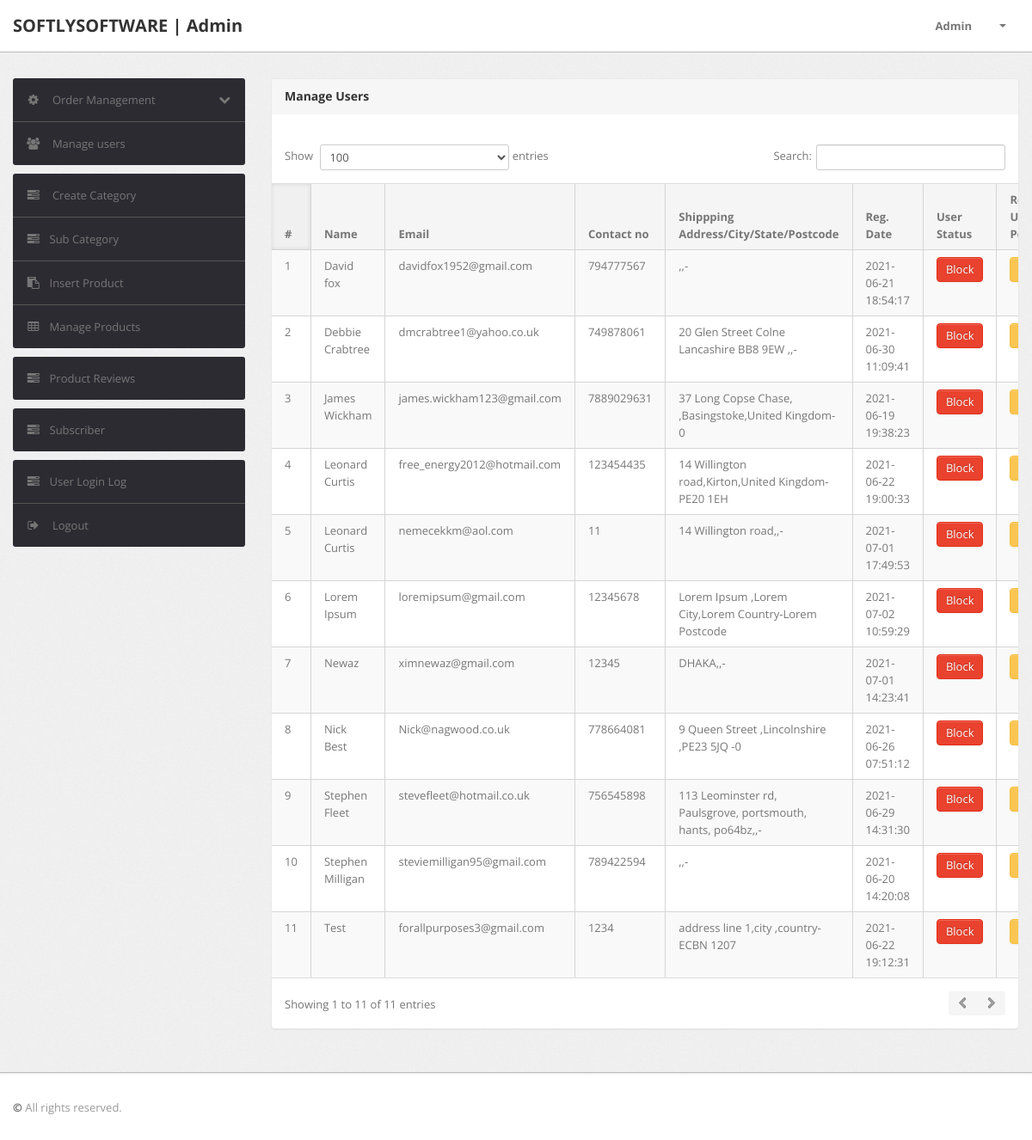
The page /admin/manage-users.php (signed in) on the database its author committed.
### tables this page shows
CREATE TABLE `users` (
  `id` int(11) NOT NULL,
  `name` varchar(255) DEFAULT NULL,
  `email` varchar(255) DEFAULT NULL,
  `contactno` bigint(11) DEFAULT NULL,
  `password` varchar(255) DEFAULT NULL,
  `shippingAddress` longtext DEFAULT NULL,
  `shippingState` varchar(255) DEFAULT NULL,
  `shippingCity` varchar(255) DEFAULT NULL,
  `shippingPincode` varchar(255) DEFAULT NULL,
  `billingAddress` longtext DEFAULT NULL,
  `billingState` varchar(255) DEFAULT NULL,
  `billingCity` varchar(255) DEFAULT NULL,
  `billingPincode` int(11) DEFAULT NULL,
  `regDate` timestamp NOT NULL DEFAULT current_timestamp(),
  `updationDate` varchar(255) DEFAULT NULL,
  `address_line2` varchar(255) DEFAULT NULL,
  `user_status` int(10) DEFAULT NULL,
  `token` varchar(255) DEFAULT NULL
);

### admin/manage-users.php (the view, shortened to what this page needs)
<?php
include('include/config.php');
if (strlen($_SESSION['alogin']) == 0) {
	header('location:index.php');
} else {
?>
	<!DOCTYPE html>
	<html lang="en">
	<head>
		<link type="text/css" href="bootstrap/css/bootstrap.min.css" rel="stylesheet">
		<link type="text/css" href="bootstrap/css/bootstrap-responsive.min.css" rel="stylesheet">
		<link type="text/css" href="css/theme.css" rel="stylesheet">
		<link type="text/css" href="images/icons/css/font-awesome.css" rel="stylesheet">
	</head>
	<body>
		<?php include('include/header.php'); ?>
		<div class="wrapper">
			<div class="container">
				<div class="row">
					<?php include('include/sidebar.php'); ?>
					<div class="span9">
						<div class="content">
							<div class="module">
								<div class="module-head">
									<h3>Manage Users</h3>
								</div>
								<div class="module-body table">
									<br />
									<table cellpadding="0" cellspacing="0" border="0" class="datatable-1 table table-bordered table-striped	 display" width="100%">
										<thead>
											<tr>
												<th>#</th>
												<th> Name</th>
												<th>Email </th>
												<th>Contact no</th>
												<th>Shippping Address/City/State/Postcode </th>
												<th>Reg. Date </th>
												<th>User Status</th>
												<th>Remove User Permanently</th>
											</tr>
										</thead>
										<tbody>
											<?php $query = mysqli_query($con, "select * from users ORDER BY name ASC");
											$cnt = 1;
											while ($row = mysqli_fetch_array($query)) {
											?>
												<tr>
													<td><?php echo htmlentities($cnt); ?></td>
													<td><?php echo htmlentities($row['name']); ?></td>
													<td><?php echo htmlentities($row['email']); ?></td>
													<td> <?php echo htmlentities($row['contactno']); ?></td>
													<td><?php echo htmlentities($row['shippingAddress'] . "," . $row['shippingCity'] . "," . $row['shippingState'] . "-" . $row['shippingPincode']); ?></td>
													<td><?php echo htmlentities($row['regDate']); ?></td>
													<td>
														<?php if ($row['user_status'] == '1') { ?>
															<a href="notap_user.php?id=<?php echo $row['id']; ?>" class="btn btn-primary">UnBlock</a>
														<?php  } else { ?>
															<a href="ap_user.php?id=<?php echo $row['id']; ?>" class="btn btn-danger">Block</a>
														<?php } ?>
													</td>
													<td>
														<a href="manage-users.php?id=<?php echo $row['id'] ?>&del=delete" onClick="return confirm('Are you sure you want to block?')" class="btn btn-warning">Delete</a>
													</td>
												<?php $cnt = $cnt + 1;
											} ?>
									</table>
								</div>
							</div>
						</div>
					</div>
				</div>
			</div>
		</div>
		<?php include('include/footer.php'); ?>
	</body>
<?php } ?>

### admin/include/header.php (shortened to what this page needs)
<div class="navbar navbar-fixed-top">
		<div class="navbar-inner">
			<div class="container">
			  	<a class="brand" href="index.html">
			  		SOFTLYSOFTWARE | Admin
			  	</a>
				<div class="nav-collapse collapse navbar-inverse-collapse">
					<ul class="nav pull-right">
						<li><a href="#">
							Admin
						</a></li>
						<li class="nav-user dropdown">
							<a href="#" class="dropdown-toggle" data-toggle="dropdown">
								<b class="caret"></b>
							</a>
						</li>
					</ul>
				</div>
			</div>
		</div>
	</div>

### admin/include/sidebar.php (shortened to what this page needs)
<div class="span3">
	<div class="sidebar">
			<ul class="widget widget-menu unstyled">
							<li>
								<a class="collapsed" data-toggle="collapse" href="#togglePages">
									<i class="menu-icon icon-cog"></i>
									<i class="icon-chevron-down pull-right"></i><i class="icon-chevron-up pull-right"></i>
									Order Management
								</a>
							</li>
							<li>
								<a href="manage-users.php">
									<i class="menu-icon icon-group"></i>
									Manage users
								</a>
							</li>
						</ul>
						<ul class="widget widget-menu unstyled">
                                <li><a href="category.php"><i class="menu-icon icon-tasks"></i> Create Category </a></li>
                                <li><a href="subcategory.php"><i class="menu-icon icon-tasks"></i>Sub Category </a></li>
                                <li><a href="insert-product.php"><i class="menu-icon icon-paste"></i>Insert Product </a></li>
                                <li><a href="manage-products.php"><i class="menu-icon icon-table"></i>Manage Products </a></li>
                            </ul>
                            <ul class="widget widget-menu unstyled">
							<li><a href="feedback.php"><i class="menu-icon icon-tasks"></i>Product Reviews</a></li>
						</ul>
						<ul class="widget widget-menu unstyled">
							<li><a href="sub.php"><i class="menu-icon icon-tasks"></i>Subscriber</a></li>
						</ul>
						<ul class="widget widget-menu unstyled">
							<li><a href="user-logs.php"><i class="menu-icon icon-tasks"></i>User Login Log </a></li>
							<li>
								<a href="logout.php">
									<i class="menu-icon icon-signout"></i>
									Logout
								</a>
							</li>
						</ul>
					</div>
				</div>

### admin/include/footer.php
<div class="footer">
	<div class="container">
		<b class="copyright">&copy;  </b> All rights reserved.
	</div>
</div>

### rows shown on the page
users: name "David fox", email "davidfox1952@gmail.com", contactno "794777567", shippingAddress+shippingCity+shippingState ",,-", regDate "2021-06-21 18:54:17"
users: name "Debbie Crabtree", email "dmcrabtree1@yahoo.co.uk", contactno "749878061", shippingAddress+shippingCity+shippingState "20 Glen Street Colne Lancashire BB8 9EW ,,-", regDate "2021-06-30 11:09:41"
users: name "James Wickham", email "james.wickham123@gmail.com", contactno "7889029631", shippingAddress+shippingCity+shippingState "37 Long Copse Chase, ,Basingstoke,United Kingdom-0", regDate "2021-06-19 19:38:23"
users: name "Leonard Curtis", email "free_energy2012@hotmail.com", contactno "123454435", shippingAddress+shippingCity+shippingState "14 Willington road,Kirton,United Kingdom-PE20 1EH", regDate "2021-06-22 19:00:33"
users: name "Leonard Curtis", email "nemecekkm@aol.com", contactno "11", shippingAddress+shippingCity+shippingState "14 Willington road,,-", regDate "2021-07-01 17:49:53"
users: name "Lorem Ipsum", email "loremipsum@gmail.com", contactno "12345678", shippingAddress+shippingCity+shippingState "Lorem Ipsum ,Lorem City,Lorem Country-Lorem Postcode", regDate "2021-07-02 10:59:29"
users: name "Newaz", email "ximnewaz@gmail.com", contactno "12345", shippingAddress+shippingCity+shippingState "DHAKA,,-", regDate "2021-07-01 14:23:41"
users: name "Nick Best", email "Nick@nagwood.co.uk", contactno "778664081", shippingAddress+shippingCity+shippingState "9 Queen Street ,Lincolnshire ,PE23 5JQ -0", regDate "2021-06-26 07:51:12"
users: name "Stephen Fleet", email "stevefleet@hotmail.co.uk", contactno "756545898", shippingAddress+shippingCity+shippingState "113 Leominster rd, Paulsgrove, portsmouth, hants, po64bz,,-", regDate "2021-06-29 14:31:30"
users: name "Stephen Milligan", email "steviemilligan95@gmail.com", contactno "789422594", shippingAddress+shippingCity+shippingState ",,-", regDate "2021-06-20 14:20:08"
users: name "Test", email "forallpurposes3@gmail.com", contactno "1234", shippingAddress+shippingCity+shippingState "address line 1,city ,country-ECBN 1207", regDate "2021-06-22 19:12:31"
